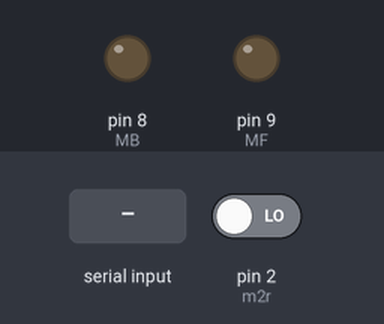
A sketch run on a simulated Arduino Uno, built with avr-gcc and run on an emulated ATmega328P. Shown: output pins drawn as LEDs (lit = HIGH). The inputs (shaded band) are chosen by the test bench; at power-on: pin 2 (m2r) LOW. What the sketch prints to the serial monitor is not drawn.

Above: at 1.2 s.
1.3 s: "1" received over Serial
At 1.82 s:
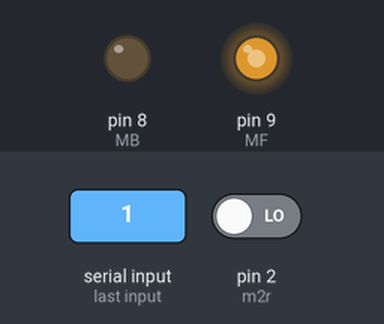
At 2.5 s:
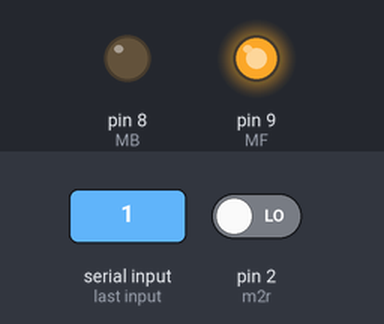
4.3 s: "3" received over Serial
7.3 s: "2" received over Serial
Timing chart, 0 to 10.3 s (numbered marks = the images above; inputs shaded):
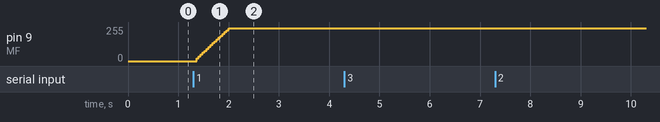

The sketch:

control_velocidad_1_motor.ino
```cpp
//Encoder
#define ppv 24.0

//Motor
#define MF 9
#define MB 8


int encoder1=0;//Analogico 1
int encoder2=0;//Analogico 0
int cambio=0;
int dir=0;

///////////////////////////////////////////
unsigned long startTime;
unsigned long elapsedTime;
unsigned long oldTime;
unsigned long lastTime;

double Input, Output, Setpoint_m1;
double errSum =0;
double dInput =0;
double lastInput=0;
double kp,ki,kd;
long referencia=0;
int max_dutty=0;
int ref_ant=0;
long car_ant=0;
float velocidad;
int SampleTime = 5;
double freq_pulsos;
double freq;


void Compute()
{
  unsigned long now = millis();
  int timeChange = (now - lastTime);
  if(timeChange>=SampleTime)
  {
  // Calcula todas las variables de errores.

  double error = referencia-velocidad;

  errSum += error;

  double dInput = (velocidad - lastInput);

  // Calculamos la función de salida del PID.
  Output=  kp * error + ki * errSum - kd * dInput;

  //saturacion
  if(Output<0) Output=0;
  if(Output>100) Output=100;
  Output=(Output*255)/100;

  // Guardamos el valor de algunas variables para el próximo ciclo de cálculo.
  lastInput = velocidad;

  lastTime = now;
  }
}

void SetTunings(double Kp, double Ki, double Kd)
{
double SampleTimeInSec = ((double)SampleTime)/1000;
kp = Kp;
ki = Ki * SampleTimeInSec;
kd = Kd / SampleTimeInSec;
}


void setup() {
  // initialize both serial ports:
  Serial.begin(115200);
 //pines motor
  pinMode(2, INPUT);   //m2r
  //attachInterrupt(0, blink, CHANGE); //pin2
  SetTunings(4, 2, 0.01); //kp,ki,kd
  attachInterrupt(0, blink, RISING); //pin2
  elapsedTime=0;
}


void loop() {

    if(Serial.available()>0)
  {
      referencia=Serial.read();
      if(referencia=='1') referencia=20;
      else if(referencia=='2') referencia=50;
      else if(referencia=='3') referencia=100;
      else if(referencia=='4') referencia=150;
      else if(referencia=='5') referencia=200;
      else if(referencia=='6') referencia=250;
      else if(referencia=='7') referencia=ref_ant+10;
      else if(referencia=='8') referencia=ref_ant-10;
      else referencia=0;
      ref_ant=referencia;

//      referencia = map(referencia,20,250,4,57);
      encoder1=0;

      if(referencia <=10) {
      SampleTime = 2;
      SetTunings(0.1, 4, 0); //kp,ki,kd

      }
      else {
      SampleTime = 15;
      SetTunings(0.2, 8, 0); //kp,ki,kd
      }

  }

    Compute();
    analogWrite(MF,Output);
    analogWrite(MB,0);

    Serial.print(referencia);
    Serial.print("              ");
    Serial.print(velocidad,4);
    Serial.print("           ");
    Serial.println(Output);

//    if((micros()-oldTime)>50000){
//      velocidad=0;
//    }

    analogWrite(MF,0);
    analogWrite(MB,0);
}

void blink()
{
  elapsedTime = micros() - oldTime;
  oldTime = micros();
  velocidad   = 60000000.0/(elapsedTime*ppv*20.0);

}
```

Measured:
- after the input at 1.3 s, pin 9 (MF): moves from 0/255 to 246/255 over 0.64 s, starting after 0.06 s
